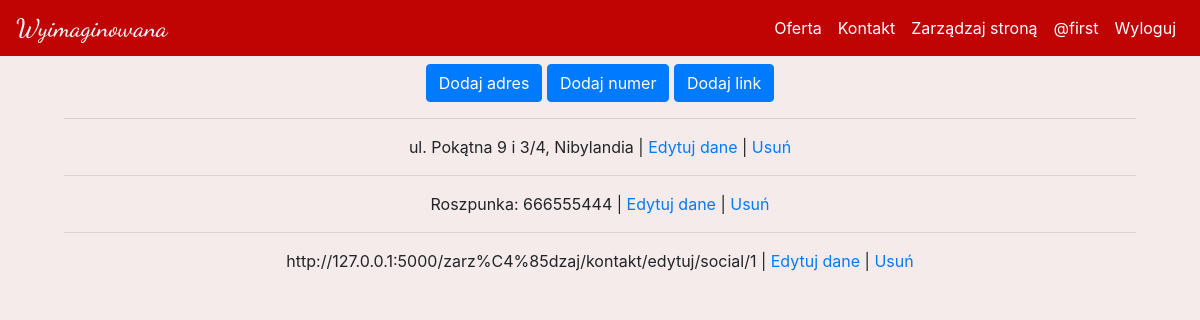
The page /zarządzaj/kontakt (signed in) on the database its author committed.
### kwiaciarnia/models.py (models this page shows, shortened)
class User(db.Model, UserMixin):
    id = db.Column(db.Integer(), primary_key=True)
    username = db.Column(db.String(length=64), nullable= False, unique=True)
    email = db.Column(db.String(), nullable= False, unique=True)
    password_hash = db.Column(db.String(length=16), nullable= False)
    is_admin = db.Column(db.Boolean(), default=False)
    @property
    def password(self):
        return self.password

class Adres(db.Model):
    id = db.Column(db.Integer(), primary_key=True)
    addres = db.Column(db.String())

class Contact(db.Model):
    id = db.Column(db.Integer(), primary_key=True)
    phone_number = db.Column(db.Integer())
    number_owner = db.Column(db.String())

class SocialMedia(db.Model):
    id = db.Column(db.Integer(), primary_key=True)
    social_media_link = db.Column(db.String())
    madia = db.Column(db.String())

### kwiaciarnia/routes.py (the view, shortened to what this page needs)
@app.route('/zarządzaj/kontakt', methods=["GET", "POST"])
@login_required
def manage_contact():
    check_user_admin_status =  User.query.filter_by(id=current_user.id).first()
    if check_user_admin_status.is_admin is True:
        data_contact = Contact.query.all()
        contact_form = ContactForm()
        data_socials = SocialMedia.query.all()
        socials_form = SocialMediaForm()
        data_addres = Adres.query.all()
        addres_form = AdresForm()
        return render_template('manage/manage_contact.html', data_contact=data_contact, data_socials=data_socials, data_addres=data_addres, contact_form=contact_form, socials_form=socials_form, addres_form=addres_form)
    else:
        flash('Nie masz uprawnień do wyświetlania tej zawartości', category='danger')
        return redirect(url_for("home"))

### kwiaciarnia/models.py (called while the page is built)
@login_manager.user_loader
def load_user(user_id):
    return User.query.get(int(user_id))

### kwiaciarnia/templates/manage/manage_contact.html (shortened to what this page needs)
{% extends 'base.html' %}
{% block content %}
<div>
<button type="button" class="btn btn-primary" data-toggle="modal" data-target="#exampleModal-adres">
    Dodaj adres
</button>
<button type="button" class="btn btn-primary" data-toggle="modal" data-target="#exampleModal-numer">
    Dodaj numer
</button>
<button type="button" class="btn btn-primary" data-toggle="modal" data-target="#exampleModal-link">
    Dodaj link
</button>
  <hr>
    {% for addres in data_addres %}
        <span>{{addres.addres}}</span> | <a href="{{ url_for('edit_addres', id=addres.id) }}">Edytuj dane</a> | <a href="{{ url_for('delete_addres', id=addres.id) }}">Usuń</a>
        <br>
    {% endfor %}
    <hr>
    {% for number in data_contact %}
        <span>{{number.number_owner}}: {{number.phone_number}}</span> | <a href="{{ url_for('edit_contact', id=number.id) }}">Edytuj dane</a> | <a href="{{ url_for('delete_contact', id=number.id) }}">Usuń</a>
        <br>
    {% endfor %}
    <hr>
    {% for social in data_socials %}
        <span>{{ social.social_media_link }}</span> | <a href="{{ url_for('edit_social', id=social.id) }}">Edytuj dane</a> | <a href="{{ url_for('delete_social', id=social.id) }}">Usuń</a>
        <br>
    {% endfor %}
</div>
{% endblock %}

### kwiaciarnia/templates/includes/navbar.html (shortened to what this page needs)
<nav class="navbar navbar-expand-md nav_bar navbar-dark ">
    <a class="navbar-brand" href="{{ url_for('home') }}">{% include 'includes/logo.html' %}</a>
    <div class="collapse navbar-collapse" id="navbarNav">
      <ul class="navbar-nav ml-auto">
        <li class="nav-item active">
            <a class="nav-link" href="{{ url_for('products_categories') }}">Oferta</a>
        </li>
        <li class="nav-item active">
            <a class="nav-link" href="{{ url_for('contact') }}">Kontakt</a>
        </li>
        {% if current_user.is_admin %}
            <li class="nav-item active">
                <a class="nav-link" href="{{ url_for('manage') }}">Zarządzaj stroną</a>
            </li>
        {% endif %}
        {% if current_user.is_authenticated  %}
            <li class="nav-item active">
                <a class="nav-link" href="{{ url_for('user_page', name=current_user.username) }}">@{{current_user.username}}</a>
            </li>
            <li class="nav-item active">
                <a class="nav-link" href="{{ url_for('logout') }}">Wyloguj</a>
            </li>
        {% else %}
            <li class="nav-item active">
                <a class="nav-link" href="{{ url_for('login') }}">Zaloguj</a>
            </li>
        {% endif %}
      </ul>
    </div>
</nav>

### kwiaciarnia/static/styles/main.css (style rules this page uses)
.nav_bar { background-color: #C00404; color: black; position: fixed; top: 0; width: 100%; z-index: 1; }
body { background-color: #f5ebeb; }

### rows shown on the page
User: username "first"
Adres: addres "ul. Pokątna 9 i 3/4, Nibylandia"
Contact: number_owner "Roszpunka", phone_number "666555444"
SocialMedia: social_media_link "http://127.0.0.1:5000/zarz%C4%85dzaj/kontakt/edytuj/social/1"
